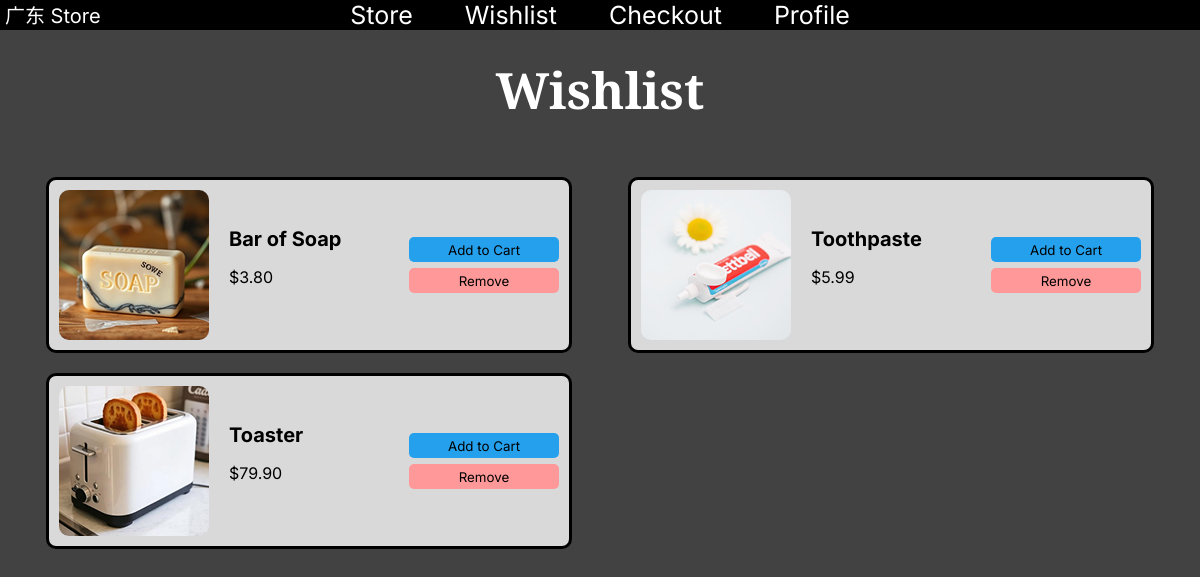
Page /wishlist (signed in) on the committed database.
### tables this page shows
CREATE TABLE "wishlist" (username TEXT, product_id INTEGER, PRIMARY KEY (username, product_id), FOREIGN KEY (product_id) REFERENCES products (product_id), FOREIGN KEY (username) REFERENCES customers (username));

CREATE TABLE "products" (product_id INTEGER, category_id INTEGER, product TEXT, price DECIMAL, image TEXT, PRIMARY KEY (product_id), FOREIGN KEY (category_id) REFERENCES categories (category_id));

### main.py (the view)
@app.route('/wishlist')
def wishlist():
    if 'user' not in session:
        return render_template('login.html',
                               error="You need to login first to view your wishlist")
    db = get_db()
    cursor = db.cursor()
    query = """
            SELECT products.*, wishlist.username FROM wishlist
            LEFT JOIN products ON products.product_id = wishlist.product_id
            WHERE wishlist.username = ?
    """
    user = session.get('user')
    cursor.execute(query, (user,))
    wishlist_data = cursor.fetchall()
    return render_template('wishlist.html', database=wishlist_data)

### main.py (called while the page is built)
def get_db():
    db = getattr(g, '_database', None)
    if db is None:
        db = g._database = sqlite3.connect(DATABASE)
    return db

@app.teardown_appcontext
def close_connection(exception):
    db = getattr(g, '_database', None)
    if db is not None:
        db.close()

### website/templates/wishlist.html (shortened to what this page needs)
{% extends "layout.html" %}
{% block body %}
<h1>Wishlist</h1>
<div class="wishlist-grid">
{% for product in database %}
    <div class="wishlist-card">
        <img src="{{ product[4] }}" alt="{{ product[2] }}">
        <div class="wishlist-card-text">
            <b>{{ product[2] }}</b>
            <p>${{ "%.2f" | format(product[3] | float) }}</p>
        </div>
        <div class="wishlist-card-buttons">
            <form action="{{ url_for('add_to_cart') }}" method="POST" style="display: inline;">
                <button type="submit">Add to Cart</button>
            </form>
            <br>
            <form action="{{ url_for('remove_from_wishlist') }}" method="POST" style="display: inline;">
                <button type="submit" class="remove">Remove</button>
            </form>
        </div>
    </div>
{% endfor %}
</div>
{% endblock %}

### website/static/styles.css (style rules this page uses)
body { background-color: #424242; }
header, a.navbar, h1, button.disabled, .page-404, .page-405 { color: white }
.product-card, .filters-card, .wishlist-card, .checkout-card, .order-summary-card, .orders-card, .details-card, .login-card, .signup-card { background-color: #D9D9D9; }
h1, h2 { font-family: 'Arvo'; }
header, h3, p, b, a, button, label { font-family: 'Inter'; }
nav, h1, h2, h3, .product-card, .wishlist-card, .checkout-card, .order-summary-card, .orders-card, .login-card, .signup-card, .page-404, .page-405 { text-align: center; }
.filters-card, .wishlist-card-text, .details-card { text-align: left; }
header, h3, b, label, .order-summary-card p { font-size: 20px; }
h1 { font-size: 50px; }
img { width: 150px; border-radius: 10px; }
button { width: 150px; height: 25px; border-width: 0; border-radius: 5px; background-color: #24A0ED; margin: 3px 0; }
button.remove { background-color: #FF9999; }
.wishlist-card { width: 500px; border: 3px solid black; padding: 10px; margin: auto; border-radius: 10px; display: flex; align-items: center; gap: 20px; }
.wishlist-card-buttons { margin-left: auto; }
.wishlist-grid { display: grid; grid-template-columns: repeat(auto-fit, minmax(510px, 1fr)); gap: 20px; padding: 20px; }

### rows in the picture
wishlist: image (picture), product "Bar of Soap"
products: price "3.80"
wishlist: image (picture), product "Toothpaste"
products: price "5.99"
wishlist: image (picture), product "Toaster"
products: price "79.90"
